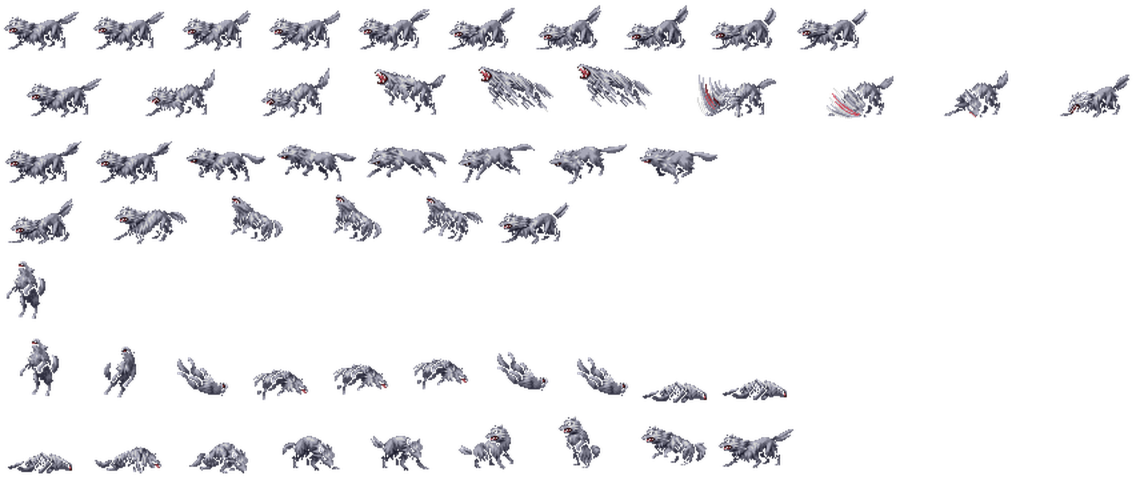
#> input picture resources/imagens/wolf_dummy.png, 3440 x 1460 px, found by its file name (shown at 1/3 size)
$ python defringe_wolf.py
#> lines starting #> are read from the running program, lines starting #| are printed output that depends on the picture; after the words box and inside, x2 and y2 are one past the last pixel; in counts of white or black regions, pixels touching at a corner belong together
from PIL import Image
import numpy as np

img = Image.open("resources/imagens/wolf_dummy.png").convert("RGBA")
#> img is the input picture: PIL image 3440x1460 RGBA; mean R, G, B, A 16.3, 16.2, 18.5, 25.8
arr = np.array(img)

R = arr[:,:,0].astype(int)
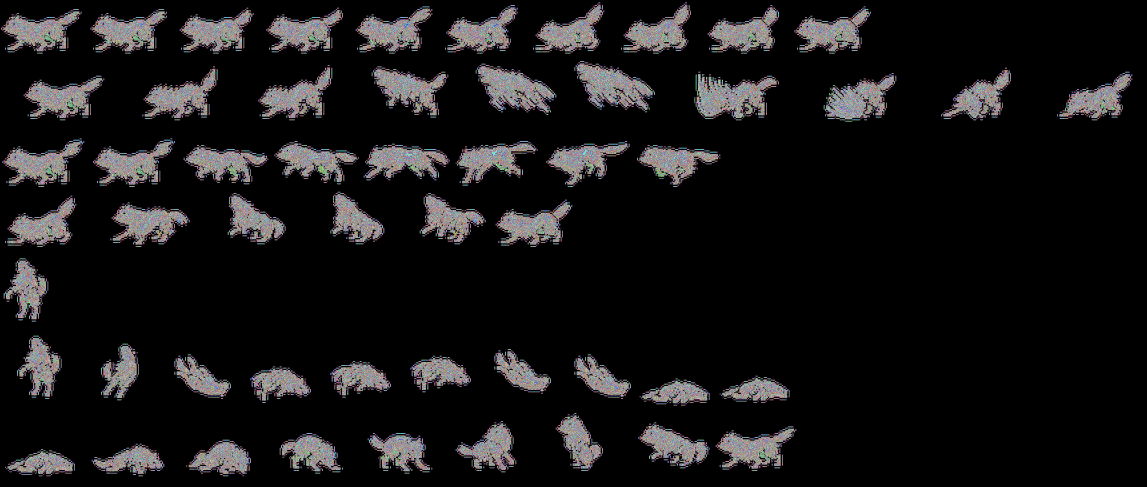
#> R: shape (1460, 3440) int64 (shown at 1/3 size); 256 distinct labels, from 0 to 255; one colour per label, 0 black
G = arr[:,:,1].astype(int)
#> G: shape (1460, 3440) int64; 256 distinct labels, from 0 to 255
B = arr[:,:,2].astype(int)
#> B: shape (1460, 3440) int64; 256 distinct labels, from 0 to 255

# Background masks
bg_mask = (G > 150) & (R < 100) & (B < 100)
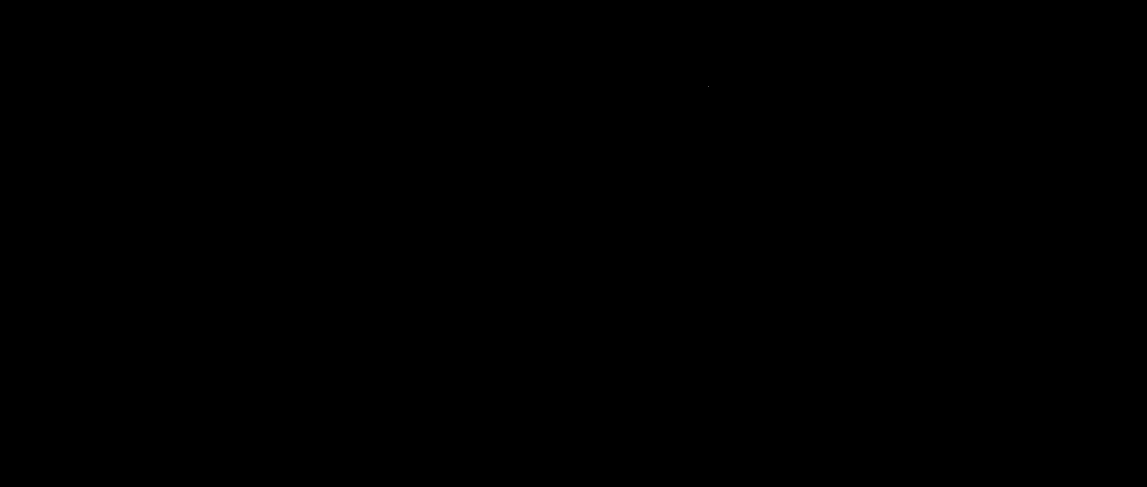
#> bg_mask: shape (1460, 3440) bool (shown at 1/3 size); 0% white in thin lines or dots, all inside (x1, y1, x2, y2) = (2124, 260, 2125, 261)
dark_mask = (R < 20) & (G < 20) & (B < 20)
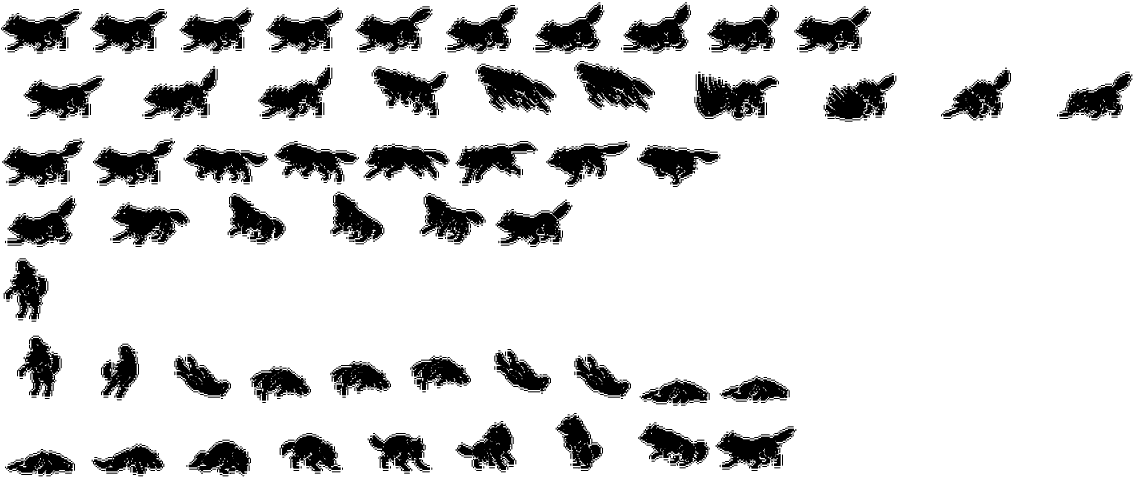
#> dark_mask: shape (1460, 3440) bool (shown at 1/3 size); 85.4% white; 1616 black regions (628 under 20 px), largest, box (x1, y1, x2, y2) and area: (2087, 222, 2333, 357) 18872, (1727, 190, 1961, 333) 17448, (1431, 198, 1665, 341) 17448

arr[bg_mask, 3] = 0
arr[dark_mask, 3] = 0

# Defringe: where G is dominant, cap it to the max of R and B
# This neutralizes the green halo into a gray/black halo which blends perfectly
greenish = (G > R) & (G > B) & ~bg_mask & ~dark_mask
#> greenish: shape (1460, 3440) bool; 0.01% white in thin lines or dots, all inside (x1, y1, x2, y2) = (24, 80, 3234, 1349)
max_rb = np.maximum(R, B)
#> max_rb: shape (1460, 3440) int64; 256 distinct labels, from 0 to 255
arr[greenish, 1] = max_rb[greenish]

# Create cleaned image
cleaned = Image.fromarray(arr)

# Upscale by 4x to increase resolution
new_size = (cleaned.width * 4, cleaned.height * 4)
#> new_size = (13760, 5840)
# LANCZOS provides a smoothed "HD" look compared to nearest neighbor
scaled = cleaned.resize(new_size, Image.Resampling.LANCZOS)

# Post-process after Lanczos: some transparent pixels might have become semi-transparent with weird colors
# We can just save it
scaled.save("resources/imagens/wolf_dummy.png")
print(f"Processado: tamanho original {cleaned.size}, novo tamanho {scaled.size}")
#| Processado: tamanho original (3440, 1460), novo tamanho (13760, 5840)
